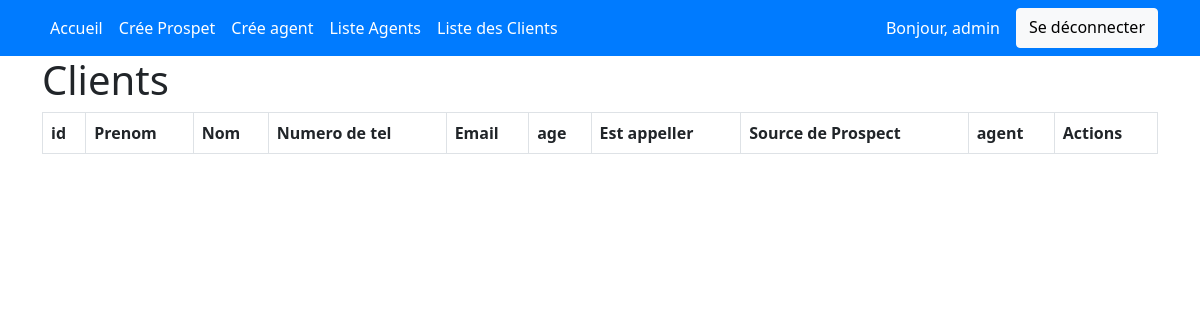
The app's page /liste-client/ (signed in), older data.
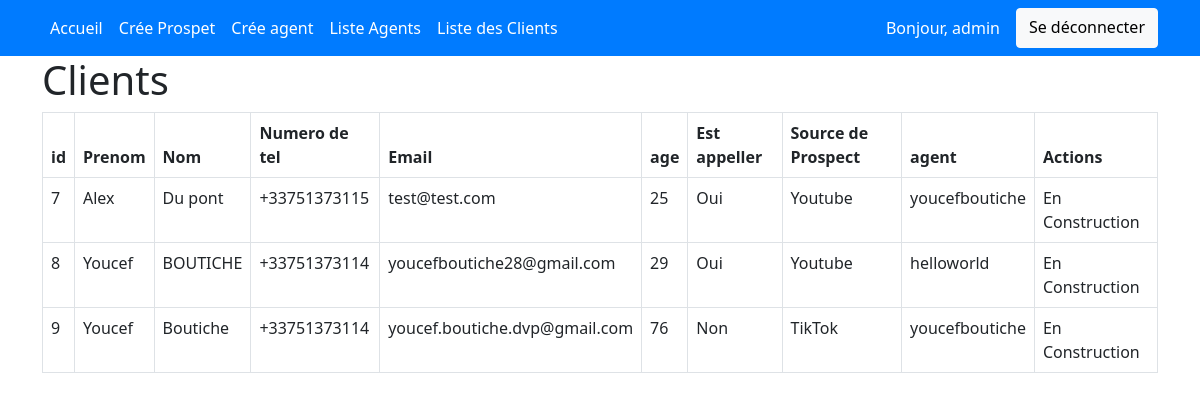
The same page, newer data.
### crm_app/models.py (models this page shows, shortened)
class User(AbstractUser):
     pass

class Client(models.Model):
    lead = models.OneToOneField(Lead,on_delete=models.CASCADE)
    created_at= models.DateTimeField(auto_now_add=True)

class Lead(models.Model):
    SOURCE_CHOICES = (
        ('Youtube','Youtube'),
        ('Google','Goole'),
        ('Newsletter','Newsletter'),
        ('Facebook','Facebook'),
        ('Instagram','Instagram'),
        ('TikTok','TikTok'),
    )
    first_name = models.CharField(max_length=255)
    last_name = models.CharField(max_length=255)
    phone_number = PhoneNumberField()
    email = models.EmailField(validators=[EmailValidator()])
    age = models.IntegerField(null=True, blank=True)
    phoned = models.BooleanField(default=False)
    source = models.CharField(choices=SOURCE_CHOICES,max_length=100)
    profile_picture = models.ImageField(null=True, blank=True,upload_to='leads/')
    file_field = models.FileField(null=True, blank=True,upload_to='documents/')
    agent = models.ForeignKey(Agent,on_delete=models.CASCADE)
    is_client = models.BooleanField(default=False)
    created_at = models.DateTimeField(auto_now_add=True)

class Agent(models.Model):
    user = models.OneToOneField(User,on_delete=models.CASCADE)
    def __str__(self):
        return self.user.username

### crm_app/views.py (the view)
# urls.py: path('liste-client/',list_client,name='list_client'),
def list_client(request):
    if request.user.is_superuser:
        clients = Client.objects.all()
    else :
        agent = request.user.agent
        clients = Client.objects.filter(lead__agent = agent)
    context = {
        'clients':clients
    }
    return render(request,'clients/list_clients.html',context)

### crm_app/templates/clients/list_clients.html (shortened to what this page needs)
{% extends "base.html" %}
{% load static %}
{% block content %}
    <div class="container">
        <h1>Clients</h1>
        <table class="table table-bordered">
            <thead>
              <tr>
                <th scope="col">id</th>
                <th scope="col">Prenom</th>
                <th scope="col">Nom</th>
                <th scope="col">Numero de tel</th>
                <th scope="col">Email</th>
                <th scope="col">age</th>
                <th scope="col">Est appeller</th>
                <th scope="col">Source de Prospect</th>
                <th scope="col">agent</th>
                <th>Actions</th>
              </tr>
            </thead>
            <tbody>
                {% for client in clients %}
                    <tr>
                        <td>{{ client.lead.id }}</td>
                        <td>{{ client.lead.first_name }}</td>
                        <td>{{ client.lead.last_name }}</td>
                        <td>{{ client.lead.phone_number }}</td>
                        <td>{{ client.lead.email }}</td>
                        <td>{{ client.lead.age }}</td>
                        <td>{{ client.lead.phoned|yesno:"Oui,Non" }}</td>
                        <td>{{ client.lead.source }}</td>
                        <td>{{ client.lead.agent }}</td>
                        <td>En Construction</td>
                    </tr>
                {% endfor %}
            </tbody>
          </table>
    </div>
{% endblock content %}

### crm_app/templates/base.html (shortened to what this page needs)
<!DOCTYPE html>
{% load static %}
<html>
  <head>
    <link rel="stylesheet" href="{% static 'styles/style.css' %}" />
    <link href="https://cdn.jsdelivr.net/npm/bootstrap@5.0.2/dist/css/bootstrap.min.css" rel="stylesheet">
  </head>
  <body>
    {% include "navbar.html" %}
    {% block content %} {% endblock content %}
  </body>
</html>

### crm_app/templates/navbar.html (shortened to what this page needs)
<nav class="navbar navbar-expand-lg navbar-dark">
    <div class="container">
        <div class="collapse navbar-collapse" id="navbarNav">
            <ul class="navbar-nav me-auto mb-2 mb-lg-0">
                <li class="nav-item">
                    <a class="nav-link active" aria-current="page" href="{% url 'index' %}">Accueil</a>
                </li>
                <li class="nav-item">
                    <a class="nav-link" href="{% url 'create_lead' %}">Crée Prospet</a>
                </li>
                {% if request.user.is_authenticated %}
                    {% if request.user.is_superuser %}
                        <li class="nav-item">
                            <a class="nav-link" href="{% url 'create_agent' %}">Crée agent</a>
                        </li>
                        <li class="nav-item">
                            <a class="nav-link" href="{% url 'list_agents' %}">Liste Agents</a>
                        </li>
                    {% endif %}
                {% endif %}
                <li class="nav-item">
                    <a class="nav-link" href="{% url 'list_client' %}">Liste des Clients</a>
                </li>
            </ul>
            <div class="d-flex">
                {% if request.user.is_authenticated %}
                <a class="nav-link">Bonjour, {{ request.user.username }}</a>
                <a href="{% url 'logout' %}" class="btn btn-light">Se déconnecter</a>
                {% else %}
                    <a href="{% url 'login' %}" class="btn btn-custom me-2">Connexion</a>
                    <a href="{% url 'signup' %}" class="btn btn-custom me-2">S'inscrire</a>
                {% endif %}
            </div>
        </div>
    </div>
</nav>

### static/styles/style.css (style rules this page uses)
.navbar { background-color: #007bff; }
.navbar-brand, .nav-link { color: #fff !important; }

Row changes from the older to the newer data that the page shows:
added Client: lead.id "7", lead.first_name "Alex", lead.last_name "Du pont", lead.phone_number "+33751373115", lead.email "test@test.com", lead.age "25", lead.phoned "Oui", lead.source "Youtube", lead.agent "youcefboutiche"
added Client: lead.id "8", lead.first_name "Youcef", lead.last_name "BOUTICHE", lead.phone_number "+33751373114", lead.email "youcefboutiche28@gmail.com", lead.age "29", lead.phoned "Oui", lead.source "Youtube", lead.agent "helloworld"
added Client: lead.id "9", lead.first_name "Youcef", lead.last_name "Boutiche", lead.phone_number "+33751373114", lead.email "youcef.boutiche.dvp@gmail.com", lead.age "76", lead.phoned "Non", lead.source "TikTok", lead.agent "youcefboutiche"
